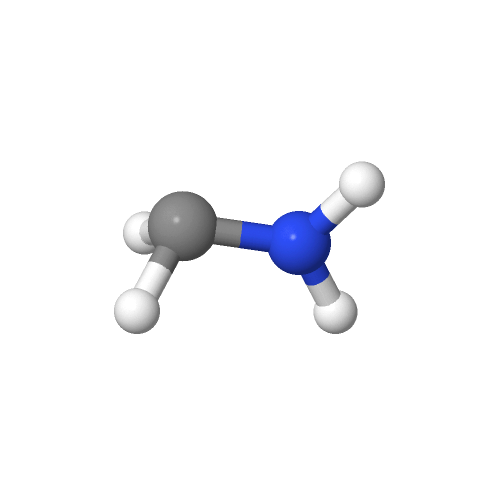
#> input picture test/ch2nh2/casci/outputs/ch2nh2_casci_S0S1_meci_5o8e_ccpvtz/casci_ccpvtz_meci.png, 500 x 500 px
$ python -i make_geometry_comparison_figure_ccpvtz.py   (imports and definitions only)
#> lines starting #> are read from the running program, lines starting #| are printed output that depends on the picture; after the words box and inside, x2 and y2 are one past the last pixel; in counts of white or black regions, pixels touching at a corner belong together
#> further down, picture is the input picture: PIL image 500x500 RGB; mean R, G, B 246.7, 247.1, 249.5
"""Draw the CH2NH2 cc-pVTZ S0/S1 MECI geometry comparison figure.

The cc-pVTZ counterpart of make_geometry_comparison_figure.py: three panels comparing
CASCI, GBCI and SA-CASSCF at the 5o8e active space.  Layout, guide lines and labelling are
taken from that script -- the shared drawing helpers are imported rather than copied.

Two things differ from the original:

* The bond length and pyramidalization angle printed on each panel are read from the
  descriptors JSON written by ../analysis/ch2nh2_meci_geometry_descriptors.py
  instead of being typed into the panel table, so a label cannot drift away from the
  geometry it describes.
* The C and N centers are found by eroding the bond sticks away and taking the centroid
  of what is left of each sphere, rather than the centroid of the whole colored region.
  The original centroid includes the bond sticks, which drags the C and N marks off their
  atoms and under-reports the C-N tilt by several degrees (1.97 instead of 7.59 on the
  CASCI panel), so the "aligned" panels came out visibly crooked.  The same centers also
  anchor the bond caliper, which now starts on the carbon instead of inside it.

* align_cn_horizontal is redefined here with the opposite rotation sign.  The original
  rotates by -angle, which doubles the C-N tilt instead of removing it.

Usage::

    python ../analysis/ch2nh2_meci_geometry_descriptors.py   # produces the JSON
    python make_geometry_comparison_figure_ccpvtz.py
"""

from __future__ import annotations

import argparse
import json
import math
from pathlib import Path

import numpy as np
from PIL import Image, ImageDraw
from scipy import ndimage

from make_geometry_comparison_figure import (  # noqa: E402
    ANGLE_ARC_RADIUS,
    ANGLE_EXTENSION_LENGTH,
    ANGLE_LABEL_RADIUS,
    ANGLE_LABEL_X_OFFSET,
    ANGLE_SLANTED_RAY_LENGTH,
    ANGLE_VERTEX_LEFT_FROM_C,
    ANGLE_VERTEX_OFFSET,
    ANGSTROM,
    BOND_LABEL_Y_OFFSET,
    DEGREE,
    MOLECULE_ROTATION_OFFSET_DEG,
    arc_points,
    dashed_line,
    draw_centered_text_label,
    draw_text_label,
    load_font,
    nonwhite_bbox,
    rotate_vector,
    save_figure,
)

SCRIPT_DIR = Path(__file__).resolve().parent
CCPVTZ_DIR = SCRIPT_DIR.parent
DEFAULT_OUTPUT_PREFIX = SCRIPT_DIR / "ch2nh2_geometry_comparison_ccpvtz"
DEFAULT_DESCRIPTORS_JSON = (
    CCPVTZ_DIR
    / "analysis"
    / "outputs"
    / "ch2nh2_ccpvtz_meci_descriptors"
    / "ch2nh2_ccpvtz_meci_descriptors_descriptors.json"
)

# One entry per panel.  "label" must match the label used in the descriptors JSON; the
# bond length and angle come from there.  "image" is the Jmol render of that run, which
# lives in the run's own output directory.  "angle_label_offset" nudges just that panel's
# angle text in pixels -- a small angle puts the label right on top of the dashed C-N
# extension, so the SA-CASSCF panel needs it moved clear.  "label" stays "CASSCF"
# because that is the key the descriptors JSON uses.
PANEL_DATA = [
    {
        "title": "(a) CASCI",
        "label": "CASCI",
        "angle_label_offset": (0.0, 0.0),
        "image": (
            CCPVTZ_DIR
            / "casci/outputs/ch2nh2_casci_S0S1_meci_5o8e_ccpvtz/casci_ccpvtz_meci.png"
        ),
        "rotation_offset_deg": 0.0,
    },
    {
        "title": "(b) GBCI",
        "label": "GBCI (groupocc)",
        "angle_label_offset": (0.0, 0.0),
        "image": (
            CCPVTZ_DIR
            / "gbci/outputs/ch2nh2_gbci_S0S1_meci_5o8e_groupocc_ccpvtz/gbci_ccpvtz_meci.png"
        ),
        "rotation_offset_deg": 0.0,
    },
    {
        "title": "(c) SA-CASSCF",
        "label": "CASSCF",
        "angle_label_offset": (-10.0, 20.0),
        "image": (
            CCPVTZ_DIR
            / "casscf/outputs/ch2nh2_casscf_S0S1_meci_5o8e_ccpvtz/casscf_ccpvtz_meci.png"
        ),
        "rotation_offset_deg": 0.0,
    },
]

# The C-N alignment is iterated: one pass leaves about a degree because the atom centers
# are re-measured on a resampled image.  Two passes reach a few hundredths of a degree, and
# a third only adds resampling noise, so stop on either the tolerance or the pass limit.
MAX_ALIGNMENT_PASSES = 3
ALIGNMENT_TOLERANCE_DEG = 0.25

# White border kept around the molecule before the crop is scaled into the panel,
# in source-render pixels.  Calibrated against this figure's own 500 px renders.
CROP_MARGIN = 78
PANEL_SIZE = (430, 360)
MOLECULE_MAX_SIZE = (360, 275)
MOLECULE_PASTE_Y = 58


def _disk(radius: int) -> np.ndarray:
    y, x = np.ogrid[-radius : radius + 1, -radius : radius + 1]
    return x * x + y * y <= radius * radius


def _core_center(mask: np.ndarray, erosion_radius: int) -> tuple[float, float] | None:
    """Centroid of a sphere after the thin bond sticks have been eroded away."""
    eroded = ndimage.binary_erosion(mask, _disk(erosion_radius))
    labels, count = ndimage.label(eroded)
    if count == 0:
        return None
    sizes = ndimage.sum(eroded, labels, range(1, count + 1))
    core = labels == (int(np.argmax(sizes)) + 1)
    ys, xs = np.where(core)
    return float(xs.mean()), float(ys.mean())


def atom_centers(image: Image.Image) -> tuple[tuple[float, float], tuple[float, float]] | None:
    """Return the C and N sphere centers of a rendered panel.

    Replaces the colour-centroid version in the original script.  Jmol draws the bonds much
    thinner than the atoms, so eroding by a fraction of the sphere radius removes the sticks
    and leaves one blob per atom whose centroid is the atom center.  The erosion radius is
    derived from the nitrogen sphere so this keeps working after the panel is scaled down.
    """
    arr = np.asarray(image.convert("RGB"), dtype=int)
    red, green, blue_ch = arr[..., 0], arr[..., 1], arr[..., 2]
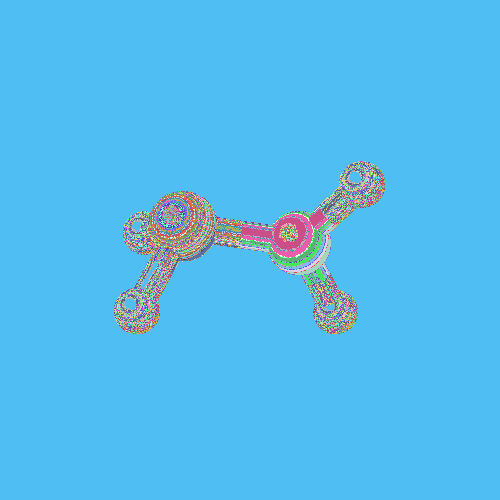
#> red: shape (500, 500) int64; 233 distinct labels, from 20 to 255; one colour per label, 0 black
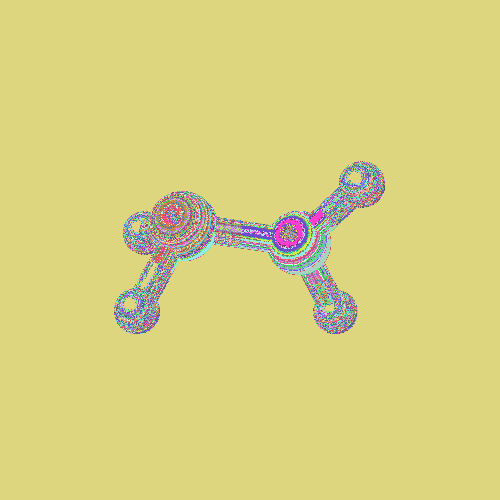
#> green: shape (500, 500) int64; 217 distinct labels, from 36 to 255; one colour per label, 0 black
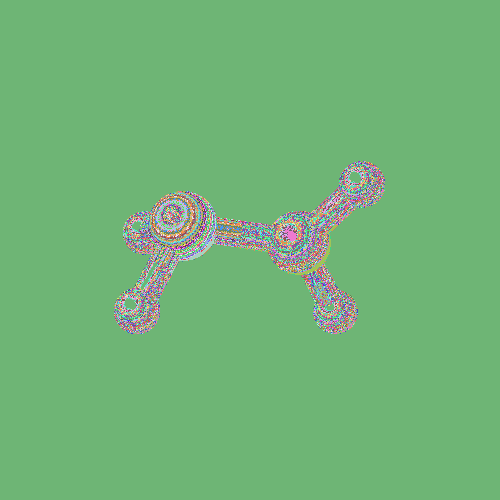
#> blue_ch: shape (500, 500) int64; 189 distinct labels, from 65 to 255; one colour per label, 0 black
    mean = (red + green + blue_ch) / 3.0
    saturation = arr.max(axis=2) - arr.min(axis=2)
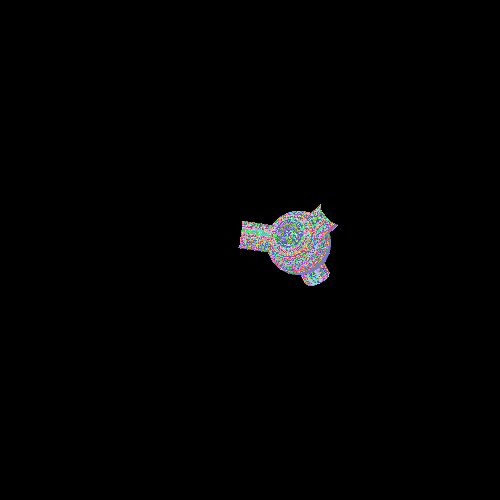
#> saturation: shape (500, 500) int64; 154 distinct labels, from 0 to 203; one colour per label, 0 black

    nitrogen = (blue_ch > 110) & (red < 110) & (green < 150) & ((blue_ch - red) > 40)
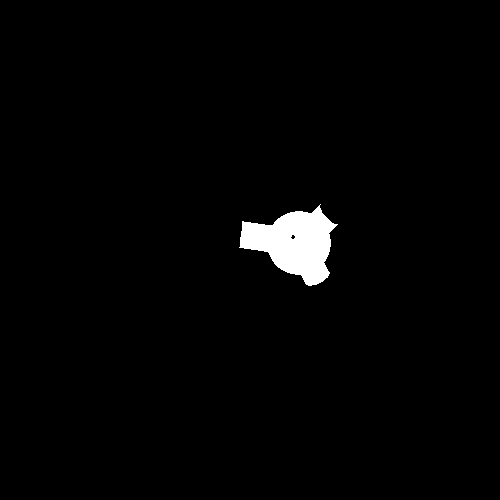
#> nitrogen: shape (500, 500) bool; 1.8% white; 1 white region, box (x1, y1, x2, y2) and area: (239, 204, 338, 286) 4482
    carbon = (mean > 45) & (mean < 185) & (saturation < 60) & ~nitrogen
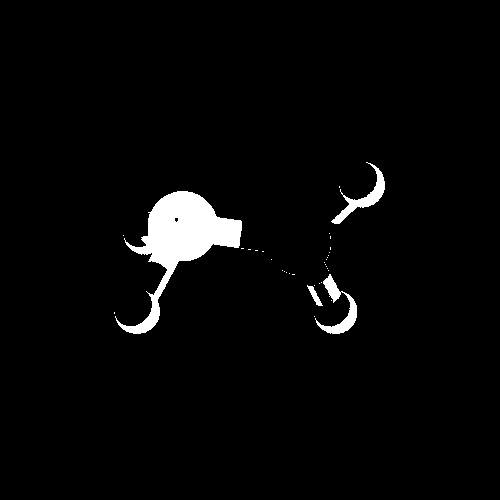
#> carbon: shape (500, 500) bool; 3% white; 34 white regions (30 under 20 px), largest, box (x1, y1, x2, y2) and area: (115, 191, 242, 334) 5834, (315, 274, 357, 334) 743, (331, 162, 385, 224) 735, (307, 285, 323, 306) 117
    if not nitrogen.any() or not carbon.any():
        return None

    sphere_radius = ndimage.distance_transform_edt(nitrogen).max()
#> sphere_radius = 20.25
    erosion_radius = max(3, int(round(0.45 * sphere_radius)))
#> erosion_radius = 9

    c_center = _core_center(carbon, erosion_radius)
#> in _disk, `y, x = np.ogrid[-radius : radius + 1, -radius : radius + 1]`: y = 19 values from -9 to 9
#> in _core_center, `eroded = ndimage.binary_erosion(mask, _disk(erosion_radius))`: eroded: shape (500, 500) bool; 0.91% white; 1 white region, box (x1, y1, x2, y2) and area: (154, 200, 233, 260) 2283
#> in _core_center, `labels, count = ndimage.label(eroded)`: count = 1
#> in _core_center, `sizes = ndimage.sum(eroded, labels, range(1, count + 1))`: sizes = [2283]
#> in _core_center, `ys, xs = np.where(core)`: ys = 2283 values from 200 to 259; xs = 2283 values, max 232 at index 963, min 154 at index 1752, mean 185.8
#> c_center = (185.8, 229.3)
    n_center = _core_center(nitrogen, erosion_radius)
#> call 2 of _core_center, with erosion_radius = 9
#> in _core_center (call 2), `eroded = ndimage.binary_erosion(mask, _disk(erosion_radius))`:
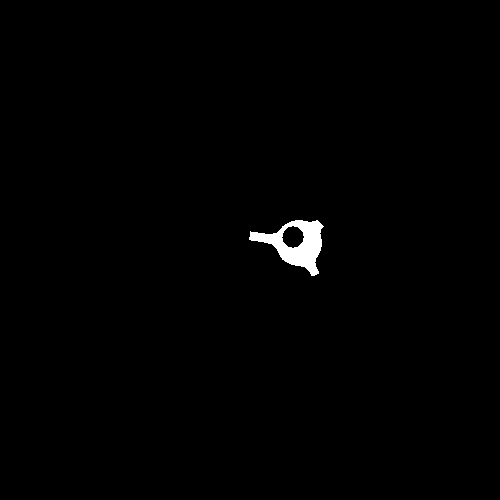
#> eroded: shape (500, 500) bool; 0.72% white; 1 white region, box (x1, y1, x2, y2) and area: (249, 220, 324, 276) 1802
#> in _core_center (call 2), `sizes = ndimage.sum(eroded, labels, range(1, count + 1))`: sizes = [1802]
#> in _core_center (call 2), `ys, xs = np.where(core)`: ys = 1802 values from 220 to 275; xs = 1802 values, max 323 at index 214, min 249 at index 581, mean 296.2
#> n_center = (296.2, 244)
    if c_center is None or n_center is None:
        return None
    return c_center, n_center


# [263 lines left out: functions parse_args, load_descriptors, panel_labels, align_cn_horizontal, prepare_panel_image, draw_panel and 1 more, not called in this run]


# [2 lines not run here, left out]

>>> from PIL import Image
>>> picture = Image.open('../casci/outputs/ch2nh2_casci_S0S1_meci_5o8e_ccpvtz/casci_ccpvtz_meci.png')
>>> result = atom_centers(picture)
#> result = ((185.8, 229.3), (296.2, 244))
